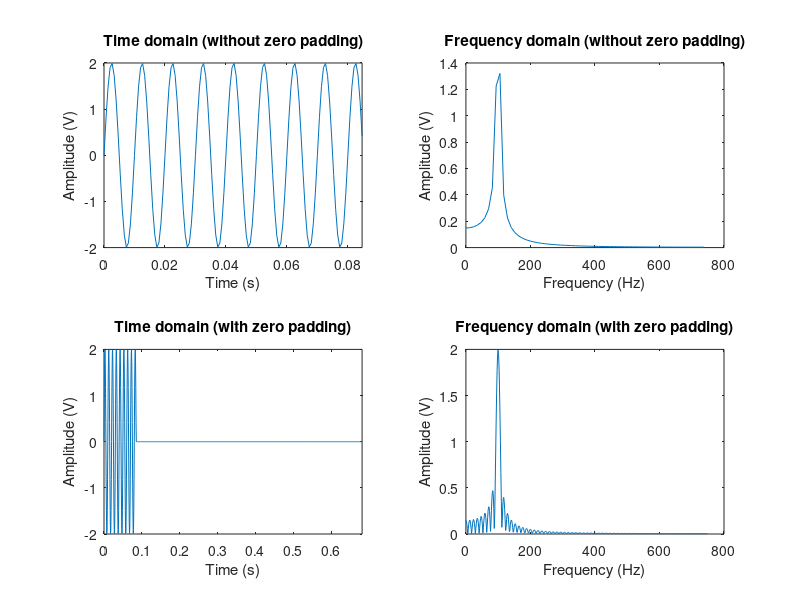

This figure's MATLAB source:
%% FTT demo
clear;
A=2; % amplitude of the signal
f=100; % frequency of the signal
fs=1.5e3; % sampling frequency
Ndata=128; % sampling data length
N=1024; % data length for FFT, zero padding if N>Ndata
n=0:Ndata-1;
t=n/fs;
x=A*sin(2*pi*f*t); % signal

% time domain signal without zero padding
figure(1);
subplot(2,2,1);
plot(t,x);
axis([0,(Ndata-1)/fs,-A,A]);
title('Time domain (without zero padding)')
xlabel('Time (s)');
ylabel('Amplitude (V)');

% FFT without zero padding
X1=fft(x);
f1=n*fs/Ndata;
subplot(2,2,2);
plot(f1(1:Ndata/2),abs(X1(1:Ndata/2))*2/Ndata);
title('Frequency domain (without zero padding)')
xlabel('Frequency (Hz)');
ylabel('Amplitude (V)');

% time domian signal with zero padding
y=zeros(1,N);
y(1:length(x))=x;
t1=(0:N-1)/fs;
subplot(2,2,3);
plot(t1,y);
axis([0,(N-1)/fs,-A,A]);
title('Time domain (with zero padding)')
xlabel('Time (s)');
ylabel('Amplitude (V)');

% FFT with zero padding
X2=fft(x,N);
f2=(0:N-1)*fs/N;
subplot(2,2,4);
plot(f2(1:N/2),abs(X2(1:N/2))*2/Ndata);
title('Frequency domain (with zero padding)')
xlabel('Frequency (Hz)');
ylabel('Amplitude (V)');
